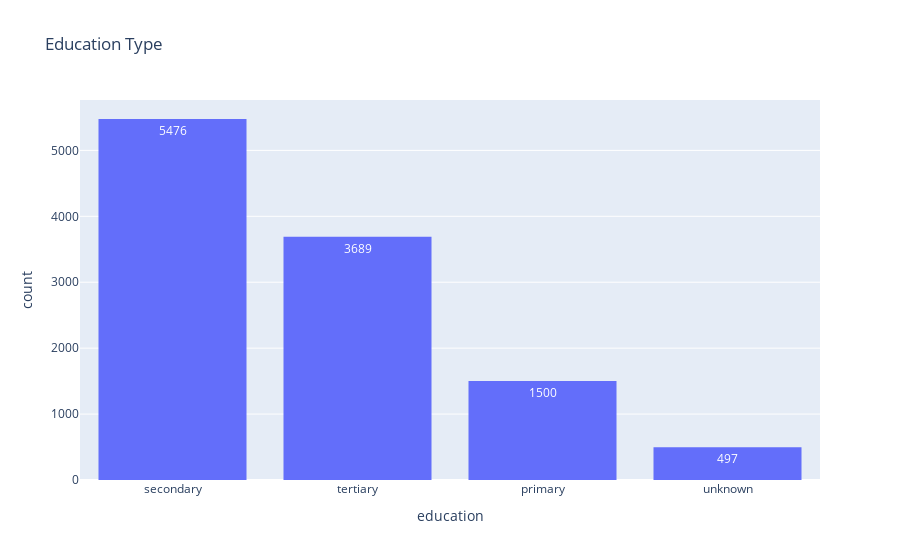

Source (notebook cell):
### Code cell
px.histogram(df,x='education',text_auto=True,title='Education Type')

### Figure 1 — Plotly figure (JSON) as saved in the notebook; plotly's stock layout.template omitted (floating-point values rounded to 4 significant figures; data arrays with more than 128 entries replaced by an {"elided": "..."} marker saying what was removed)
{"data": [{"alignmentgroup": "True", "bingroup": "x", "hovertemplate": "education=%{x}<br>count=%{y}<extra></extra>", "legendgroup": "", "marker": {"color": "#636efa", "pattern": {"shape": ""}}, "name": "", "offsetgroup": "", "orientation": "v", "showlegend": false, "texttemplate": "%{value}", "type": "histogram", "x": {"elided": "11162 str values"}, "xaxis": "x", "yaxis": "y"}], "layout": {"barmode": "relative", "legend": {"tracegroupgap": 0}, "title": {"text": "Education Type"}, "xaxis": {"anchor": "y", "domain": [0.0, 1.0], "title": {"text": "education"}}, "yaxis": {"anchor": "x", "domain": [0.0, 1.0], "title": {"text": "count"}}}}
